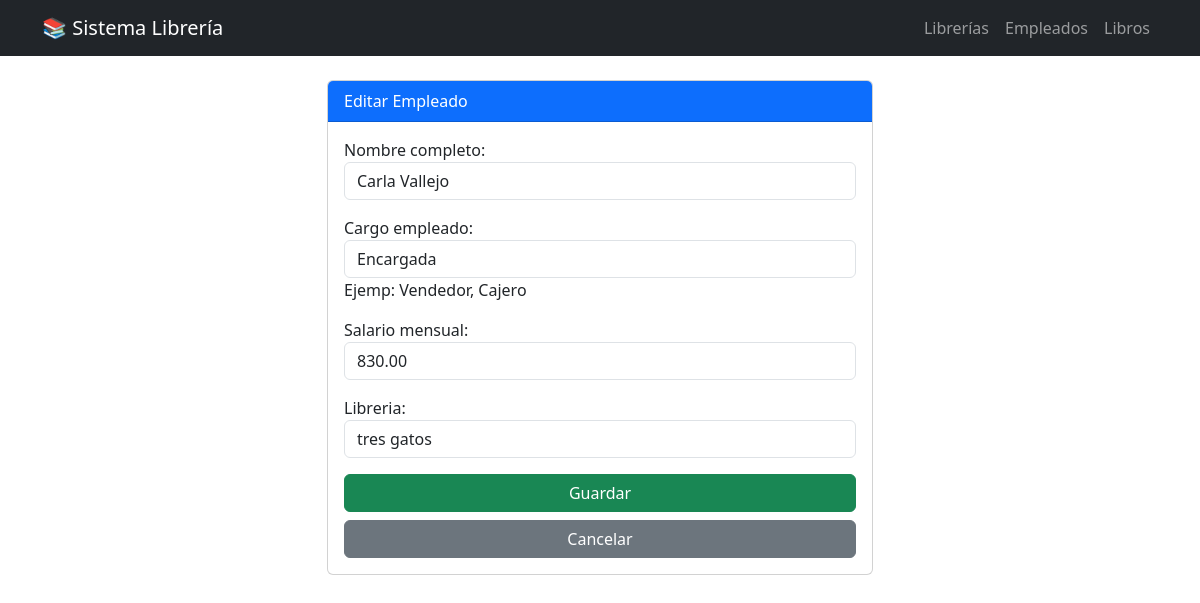
Page /empleados/editar/4/ on the committed database.
### gestionLib/models.py (models this page shows, shortened)
class Empleado(models.Model):
    nombre_completo = models.CharField(max_length = 200)
    cargo_empleado = models.CharField (max_length=100, help_text= "Ejemp: Vendedor, Cajero")
    salario_mensual = models.DecimalField(max_digits=10, decimal_places=2)
    libreria = models.ForeignKey(Libreria, on_delete=models.CASCADE, related_name="empleados")

### gestionLib/views.py (the view)
# urls.py: path('empleados/editar/<int:id>/', views.editar_empleado, name='editar_empleado'),
def editar_empleado(request, id):
    empleado = get_object_or_404(Empleado, pk=id)
    if request.method == 'POST':
        form = EmpleadoForm(request.POST, instance=empleado)
        if form.is_valid():
            form.save()
            return redirect('listar_empleados')
    else:
        form = EmpleadoForm(instance=empleado)
    return render(request, 'gestionLib/form_gener.html', {'form': form, 'titulo': 'Editar Empleado'})

### gestionLib/forms.py
class EmpleadoForm(forms.ModelForm):
    class Meta:
        model = Empleado
        fields = '__all__'
        widgets = {
            'nombre_completo': forms.TextInput(attrs={'class': 'form-control'}),
            'cargo_empleado': forms.TextInput(attrs={'class': 'form-control'}),
            'salario_mensual': forms.NumberInput(attrs={'class': 'form-control'}),
            'libreria': forms.Select(attrs={'class': 'form-control'}),
        }

### gestionLib/models.py (called while the page is built)
    def __str__(self):
        return self.nombre_libreria

### gestionLib/templates/gestionLib/form_gener.html
{% extends 'gestionLib/base.html' %}
{% block contenido %}
<div class="row justify-content-center">
    <div class="col-md-6">
        <div class="card">
            <div class="card-header bg-primary text-white">
                {{ titulo }}
            </div>
            <div class="card-body">
                <form method="post">
                    {% csrf_token %} {{ form.as_p }}
                    <button type="submit" class="btn btn-success w-100">Guardar</button>
                    <a href="javascript:history.back()" class="btn btn-secondary w-100 mt-2">Cancelar</a>
                </form>
            </div>
        </div>
    </div>
</div>
{% endblock %}

### rows in the picture
Empleado: nombre_completo "Carla Vallejo", cargo_empleado "Encargada", salario_mensual "830.00", libreria "tres gatos"

### other values in the picture
{{ titulo }} "Editar Empleado"
